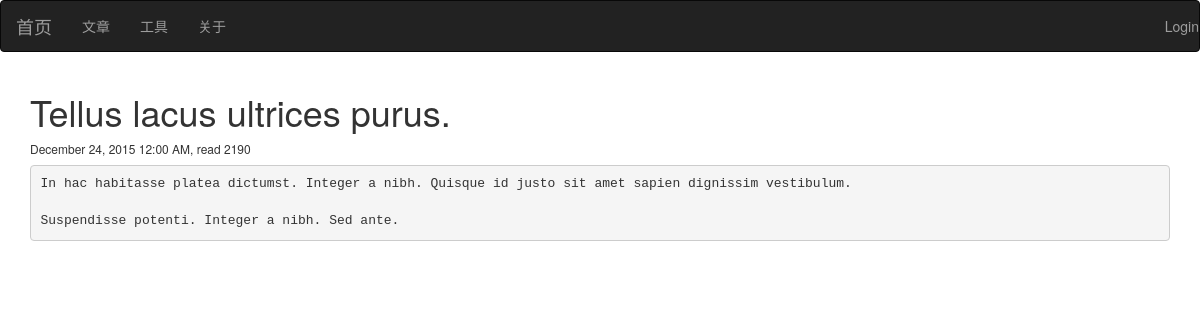
The app's page /article/1 with its own data.
### main.py (models this page shows, shortened)
class Article(db.Model):
    __tablename__ = 'articles'
    id = db.Column(db.Integer, primary_key=True)
    title = db.Column(db.Unicode(128), unique=True, index=True, nullable=True)
    content = db.Column(db.UnicodeText)
    content_size = db.Column(db.Integer)
    time_created = db.Column(db.DateTime, index=True, default=datetime.now())
    time_modified = db.Column(db.DateTime, index=True, default=datetime.now())
    read_count = db.Column(db.Integer)
    private = db.Column(db.Boolean) # non-public, or hidden

### main.py (the view)
@app.route('/article/<int:id>')
def article(id):
    article = Article.query.filter_by(id=id).first()
    if article.private and not current_user.is_authenticated():
        flash("Private article")
        return page_not_found(Exception("Not allowed to read"))
    article.read_count += 1
    return render_template('article.html', article=article)

### templates/article.html (shortened to what this page needs)
{% extends 'base.html' %}
{% block page_content %}
<div class="post">
	<h1 class="post-title">{{ article.title }}</h1>
    <p class="date"><h6>{{ moment(article.time_modified).format('LLL') }}, read {{ article.read_count }}</h6></p>
    <div class="post_body"><pre>{{ article.content }}</pre></div>
</div>
{% endblock %}

### records on screen
Article: title "Tellus lacus ultrices purus.", time_modified "December 24, 2015 12:00 AM", read_count "2190", content "In hac habitasse platea dictumst. Integer a nibh. Quisque id justo sit amet sapien dignissim vestibulum. Suspendisse potenti. Integer a nibh. Sed ante."
